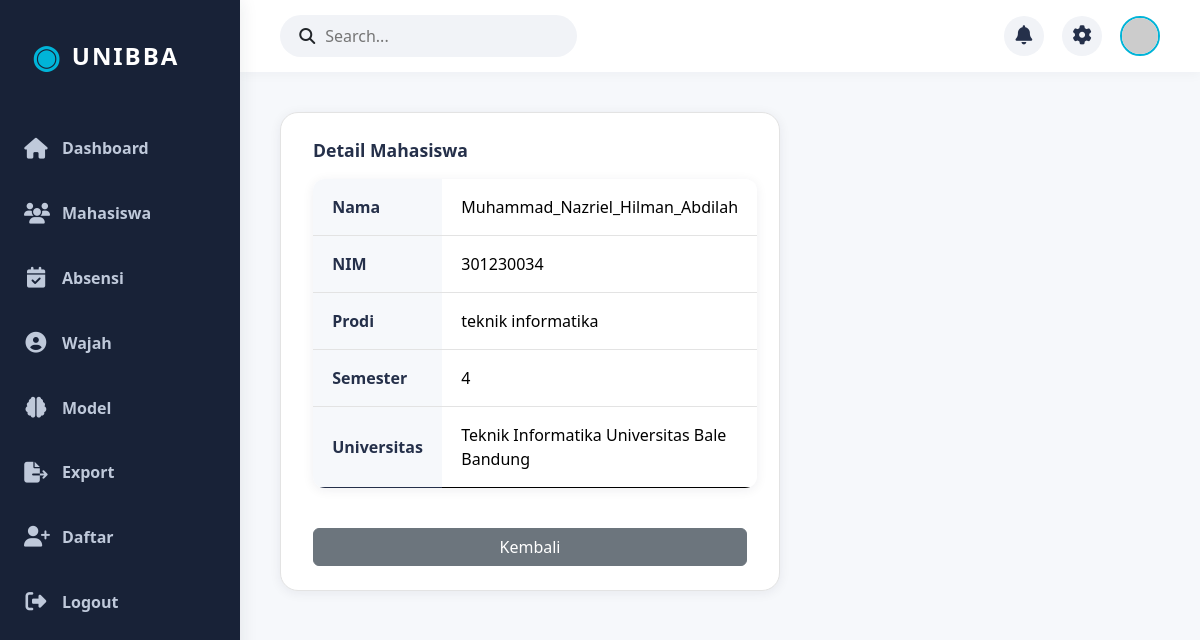
/admin/users/6 (signed in), run on the app's committed database.
### tables this page shows
CREATE TABLE users (
            id INTEGER PRIMARY KEY AUTOINCREMENT,
            nama TEXT NOT NULL,
            nim TEXT NOT NULL,
            prodi TEXT NOT NULL,
            semester TEXT NOT NULL,
            universitas TEXT NOT NULL
        );

### app.py (the view)
@app.route('/admin/users/<int:user_id>')
@login_required('admin')
def admin_user_detail(user_id):
    conn = get_db_connection()
    user = conn.execute('SELECT * FROM users WHERE id = ?', (user_id,)).fetchone()
    conn.close()
    if not user:
        flash('Mahasiswa tidak ditemukan!')
        return redirect(url_for('admin_users'))
    return render_template('admin_user_detail.html', menu='user_detail', user=user)

### app.py (called while the page is built)
def login_required(role=None):
    def decorator(f):
        @wraps(f)
        def decorated_function(*args, **kwargs):
            if 'user_id' not in session or (role and session.get('role') != role):
                return redirect(url_for('login'))
            return f(*args, **kwargs)
        return decorated_function
    return decorator

### db.py (called while the page is built)
def get_db_connection():
    conn = sqlite3.connect('database.db')
    conn.row_factory = sqlite3.Row
    return conn

### templates/admin_user_detail.html (shortened to what this page needs)
{% extends 'admin_base.html' %}
{% block content %}
<div class="admin-card mb-4" style="max-width:500px;">
    <div class="admin-card-title mb-2">Detail Mahasiswa</div>
    <table class="table admin-table">
        <tr><th>Nama</th><td>{{ user['nama'] }}</td></tr>
        <tr><th>NIM</th><td>{{ user['nim'] }}</td></tr>
        <tr><th>Prodi</th><td>{{ user['prodi'] }}</td></tr>
        <tr><th>Semester</th><td>{{ user['semester'] }}</td></tr>
        <tr><th>Universitas</th><td>{{ user['universitas'] }}</td></tr>
    </table>
    <a href="{{ url_for('admin_users') }}" class="btn btn-secondary">Kembali</a>
</div>
{% endblock %}

### static/css/style.css (style rules this page uses)
.fade-in, .slide-up, .smooth-transition, .card, .btn, .sidebar, .modal, .alert, .widget, .fab, .header-bar { transition: all 0.25s cubic-bezier(.4,0,.2,1) !important; }
:root { --primary-soft: #00b4d8; --primary-grad: linear-gradient(135deg, #00b4d8 0%, #48cae4 100%); --secondary-soft: #f1f1f1; --danger-soft: #ffb3b3; --success-soft: #b2f0e6; --glass-bg: rgba(255,255,255,0.7); --glass-dark: rgba(34,34,51,0.85); }
.smooth-transition, .card, .btn, .sidebar, .modal, .alert { transition: all 0.25s cubic-bezier(.4,0,.2,1) !important; }
.admin-card { background: #fff; border-radius: 18px; box-shadow: 0 2px 12px rgba(24,34,55,0.07); padding: 1.5rem 2rem; margin-bottom: 1.5rem; transition: box-shadow 0.2s, transform 0.2s; border: 1.5px solid #e3e3e3; display: flex; flex-direction: column; gap: 0.5rem; }
.admin-card .admin-card-title { font-size: 1.1rem; font-weight: 700; color: #25304a; }
.admin-table { background: #fff; border-radius: 12px; box-shadow: 0 2px 12px rgba(24,34,55,0.07); overflow: hidden; margin-bottom: 2rem; }
.admin-table th, .admin-table td { padding: 1rem 1.2rem; vertical-align: middle; }
.admin-table th { background: #f6f8fb; color: #25304a; font-weight: 700; }
.admin-table tr { border-bottom: 1px solid #e3e3e3; }
.admin-table tr:last-child { border-bottom: none; }

### templates/admin_base.html (style rules this page uses)
body { background: #f6f8fb; }

### data on the page
users: nama "Muhammad_Nazriel_Hilman_Abdilah", nim "301230034", prodi "teknik informatika", semester "4", universitas "Teknik Informatika Universitas Bale Bandung"
